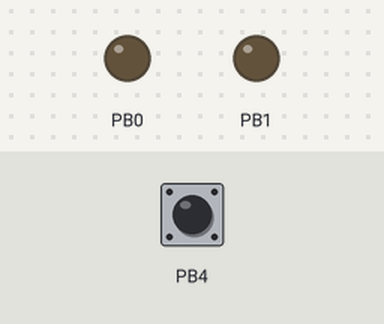
Bench run of a sketch on a simulated ATtiny85, built with avr-gcc and run on an emulated ATtiny85. Shown: output pins drawn as LEDs (lit = HIGH). The inputs (shaded band) are chosen by the test bench; at power-on: PB4 HIGH.

Above: at 5.0 s.
5.1 s: PB4 pulled LOW for 0.15 s
At 5.6 s:
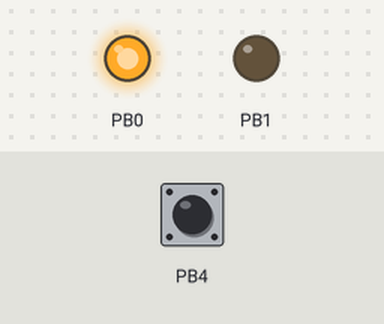
8.2 s: PB4 pulled LOW for 1 s
At 9.1 s:
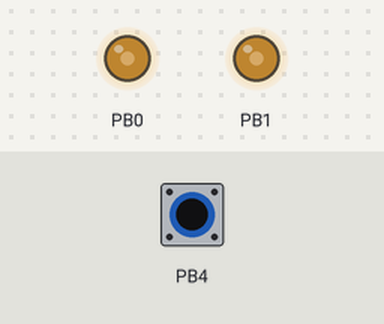
12.2 s: PB4 pulled LOW for 0.15 s
At 12.9 s:
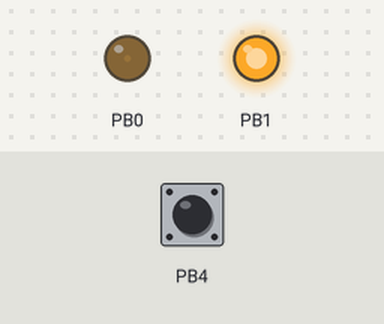
14.6 s: PB4 pulled LOW for 0.15 s
Timing chart, 0 to 14.8 s (numbered marks = the images above; inputs shaded):
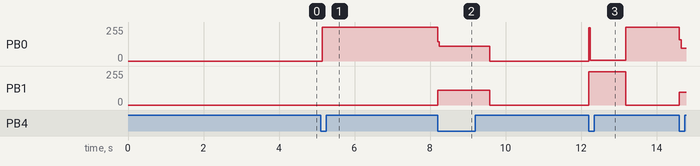

The sketch:

bit.ino
```cpp
/*
 *                            attiny 13
 *                            ╔═══╗
 * (PCINT5/RESET/ADC0/dW) PB5 ╣1   8╠ VCC
 *     (PCINT3/CLKI/ADC3) PB3 ╣2   7╠ PB2 (SCK/ADC1/T0/PCINT2)
 *          (PCINT4/ADC2) PB4 ╣3   6╠ PB1 (MISO/AIN1/OC0B/INT0/PCINT1)
 *                        GND ╣4   5╠ PB0 (MOSI/AIN0/OC0A/PCINT0)
 *                            ╚═══╝
 *
 */

//#define F_CPU 1200000UL
#define F_CPU 600000UL
#include <avr/io.h>
#include <util/delay.h>

#define LED0 PB0 // OC0A
#define LED1 PB1 // OC0B
#define BUTT PB4 // PCINT4

int vLedSync = 1; // режим: 1 - синхронное мигание диодов

// Обработчик прерывания PCINT0
ISR(PCINT0_vect)
{
  _delay_ms (50); // антидребезг (использовать задержки в прерываниях некошерно, но пока и так сойдёт)
  if ( (PINB & (1<<BUTT)) == 0 ) // если нажата одна из кнопок
  {
    if (vLedSync == 1)
    {
      TCCR0A = 0xB3;
      vLedSync = 0;
    }
    else
    {
      TCCR0A = 0xF3;
      vLedSync = 1;
    }

    while ( (PINB & (1<<BUTT))== 0 ) {
    } // ждём отпускания кнопки
  }
}

int main(void)
{
  // Светидиоды:
  DDRB |= (1 << LED0)|(1 << LED1); // выходы = 1
  PORTB &= ~((1 << LED0)|(1 << LED1)); // по умолчанию отключены = 0
  // Таймер для ШИМ:
  //  TCCR0A = 0xB3; // режим ШИМ, неинверсный сигнал на выходе OC0A, инверсный - на выходе OC0B - работа в противофазе
  TCCR0A = 0xF3; // режим ШИМ, инверсный сигнал на выходах - работа синхронная
  TCCR0B = 0x02; // предделитель тактовой частоты CLK/8
  TCNT0=0; // начальное значение счётчика
  OCR0A=0; // регистр совпадения A
  OCR0B=0; // регистр совпадения B

  // Пин кнопки
  DDRB &= ~(1<<BUTT); // вход
  PORTB |= (1<<BUTT); // подтянут
  // Настройка прерываний
  GIMSK |= (1<<PCIE); // Разрешаем внешние прерывания PCINT0.
  PCMSK |= (1<<BUTT); // Разрешаем по маске прерывания на ногах кнопки
  sei(); // Разрешаем прерывания глобально: SREG |= (1<<SREG_I)

  while(1)
  {
    BitUp();
    BitDwn();
    _delay_ms(170); // Пауза
  }
}

int BitUp(){
  do // Затухание
  {
    OCR0A--;
    OCR0B = OCR0A;
    _delay_ms(3);
  }
  while(OCR0A!=0);
}

int BitDwn(){
  do // Нарастание яркости
  {
    OCR0A++;
    OCR0B = OCR0A;
    _delay_ms(3);
  }
  while(OCR0A!=255);
}
```

Measured:
- after the input at 5.1 s, PB0: 0/255 → 255/255 after 0.05 s; PB1: stays 0/255 (without the input it goes to 90/255 after 2.0 s)
